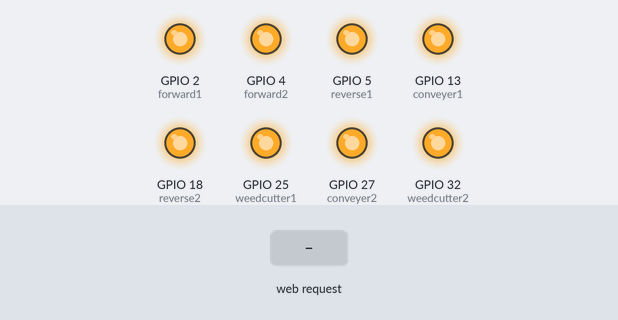
Recording of a sketch running on a simulated ESP32. Shown: output pins drawn as LEDs (lit = HIGH). The test bench sets the inputs (shaded band). WiFi joins after 1.5 s; servers stay silent unless stated; what the sketch prints to the serial monitor is not drawn.

Above: at 2.7 s.
2.8 s: HTTP request GET /FORWARD received
At 4.0 s:
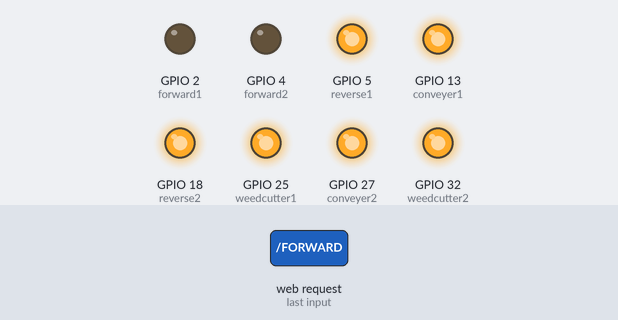
4.3 s: HTTP request GET /LEFT received
At 5.1 s:
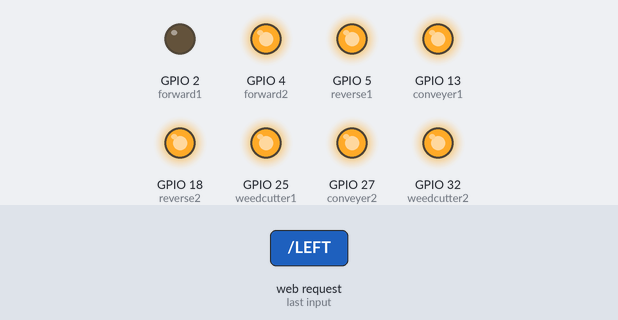
5.8 s: HTTP request GET /RIGHT received
At 6.3 s:
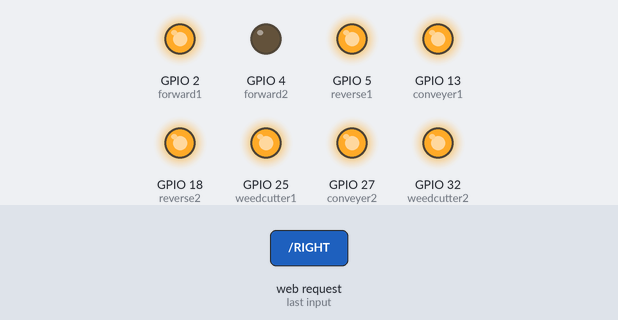
7.3 s: HTTP request GET /DOWN received
At 8.5 s:
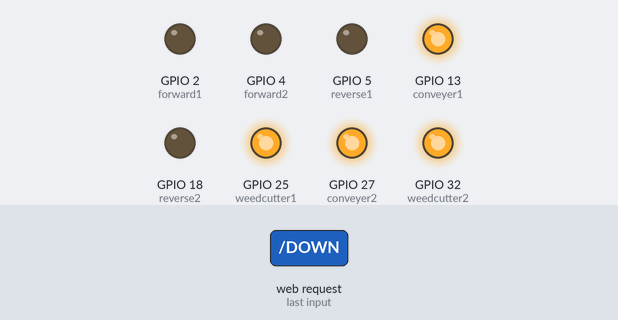
8.8 s: HTTP request GET /CONVON received
At 9.7 s:
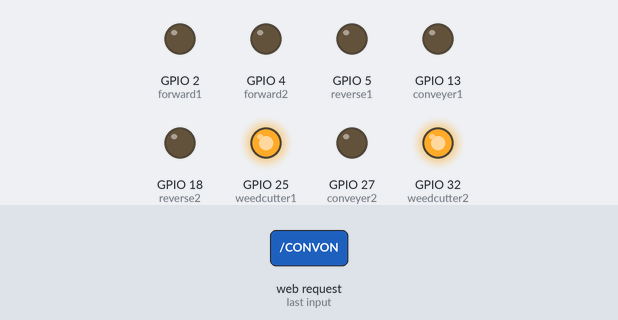
10.3 s: HTTP request GET /STOP received
At 10.9 s:
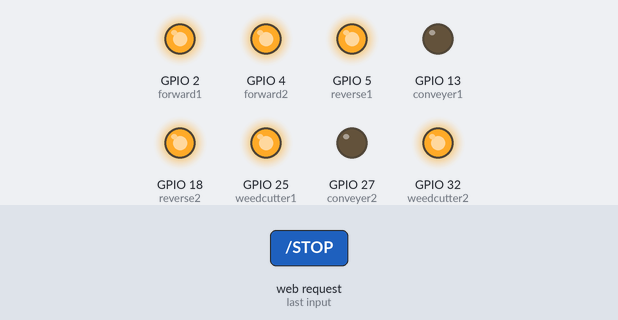
Timing chart, 0 to 12.8 s (numbered marks = the images above; inputs shaded):
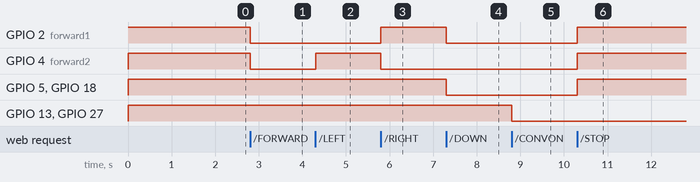

The sketch:

CONTROL_MODULE_CODE.ino
```cpp
#include <WiFi.h>
WiFiClient client;
WiFiServer server(80);

/* WIFI settings */
const char* ssid = ""; //WIFI SSID
const char* password = "";    //WIFI PASSWORD

/* data received from application */
String  data ="";

#define forward1 2
#define forward2 4

#define reverse1 5
#define reverse2 18

#define conveyer1 13
#define conveyer2 27

#define weedcutter1 25
#define weedcutter2 32


void setup() {
  pinMode(forward1,OUTPUT);
  pinMode(forward2,OUTPUT);
  pinMode(reverse1,OUTPUT);
  pinMode(reverse2,OUTPUT);
  pinMode(conveyer1,OUTPUT);
  pinMode(conveyer2,OUTPUT);
  pinMode(weedcutter1,OUTPUT);
  pinMode(weedcutter2,OUTPUT);

  stop_mov();
  digitalWrite(conveyer1,HIGH);
  digitalWrite(conveyer2,HIGH);
  digitalWrite(weedcutter1,HIGH);
  digitalWrite(weedcutter2,HIGH);
  // put your setup code here, to run once:
  Serial.begin(115200);
  delay(10);

  // We start by connecting to a WiFi network

  Serial.println();
  Serial.println();
  Serial.print("Connecting to ");
  Serial.println(ssid);

  WiFi.begin(ssid, password);

  while (WiFi.status() != WL_CONNECTED) {
      delay(500);
      Serial.print(".");
  }

  Serial.println("");
  Serial.println("WiFi connected.");
  Serial.println("IP address: ");
  Serial.println(WiFi.localIP());
  //connectWiFi();
  server.begin();
}

void loop() {
  // put your main code here, to run repeatedly:
  /* If the server available, run the "checkClient" function */
    client = server.available();
    if (!client)
    return;
    data = checkClient();
    Serial.print(data);

    if(data == "FORWARD")
    {
      //FORWARD MOVEMENT:
      forward_mov();
    }
    else if(data == "LEFT")
    {
      //LEFT MOVEMENT:
      left_mov();
    }
    else if(data == "RIGHT")
    {
      //RIGHT MOVEMENT:
      right_mov();
    }
    else if(data == "STOP")
    {
      //STOP MOVEMENT:
      stop_mov();
    }
    else if(data == "DOWN")
    {
      //BACKWARD MOVEMENT:
      reverse_mov();
    }
    else if(data == "CONVON")
    {
      //CONVEYER ON:
      conv_on();
    }
    else if(data == "CONVOFF")
    {
      //CONVEYER OFF:
      conv_off();
    }
    else if(data == "WEEDON")
    {
      //WEED CUTTER ON:
      weed_on();
    }
    else if(data == "WEEDOFF")
    {
      //WEED CUTTER OFF:
      weed_off();
    }

}

void forward_mov()
{
  digitalWrite(forward1,LOW);
  digitalWrite(forward2,LOW);
  digitalWrite(reverse1,HIGH);
  digitalWrite(reverse2,HIGH);
}

void reverse_mov()
{
  digitalWrite(forward1,LOW);
  digitalWrite(forward2,LOW);
  digitalWrite(reverse1,LOW);
  digitalWrite(reverse2,LOW);
}

void left_mov()
{
  digitalWrite(forward1,LOW);
  digitalWrite(forward2,HIGH);
  digitalWrite(reverse1,HIGH);
  digitalWrite(reverse2,HIGH);
}

void right_mov()
{
  digitalWrite(forward1,HIGH);
  digitalWrite(forward2,LOW);
  digitalWrite(reverse1,HIGH);
  digitalWrite(reverse2,HIGH);
}

void stop_mov()
{
  digitalWrite(forward1,HIGH);
  digitalWrite(forward2,HIGH);
  digitalWrite(reverse1,HIGH);
  digitalWrite(reverse2,HIGH);
}

void conv_on()
{
  digitalWrite(conveyer1,LOW);
  digitalWrite(conveyer2,LOW);
}

void conv_off()
{
  digitalWrite(conveyer1,HIGH);
  digitalWrite(conveyer2,HIGH);
}

void weed_on()
{
  digitalWrite(weedcutter1,LOW);
  digitalWrite(weedcutter2,LOW);
}

void weed_off()
{
  digitalWrite(weedcutter1,HIGH);
  digitalWrite(weedcutter2,HIGH);
}

String checkClient (void)
{
  while(!client.available()) delay(1);
  String request = client.readStringUntil('\r');
  request.remove(0, 5);
  request.remove(request.length()-9,9);
  return request;
}
```

Measured:
- after the input at 2.8 s, GPIO 2 (forward1), GPIO 4 (forward2): HIGH → LOW at once
- after the input at 4.3 s, GPIO 4 (forward2): LOW → HIGH at once
- after the input at 5.8 s, GPIO 2 (forward1): LOW → HIGH at once; GPIO 4 (forward2): HIGH → LOW at once
- after the input at 7.3 s, GPIO 2 (forward1), GPIO 5 (reverse1), GPIO 18 (reverse2): HIGH → LOW at once
- after the input at 8.8 s, GPIO 13 (conveyer1), GPIO 27 (conveyer2): HIGH → LOW at once
- after the input at 10.3 s, GPIO 2 (forward1), GPIO 4 (forward2), GPIO 5 (reverse1), GPIO 18 (reverse2): LOW → HIGH at once
